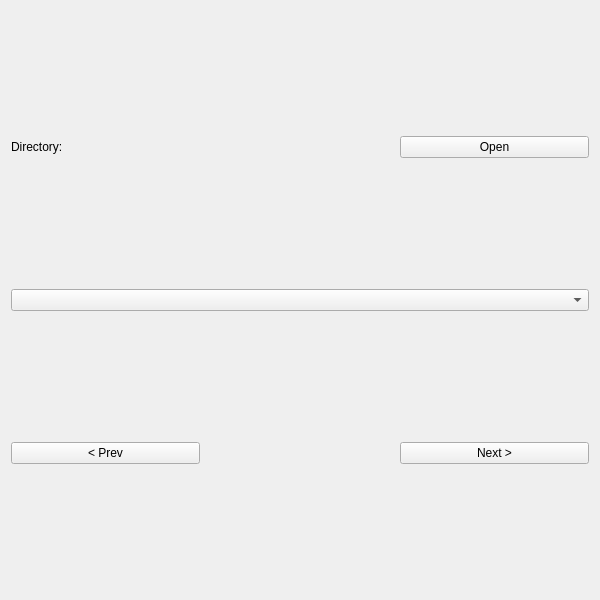
<?xml version="1.0" encoding="UTF-8"?>
<ui version="4.0">
 <class>Patient</class>
 <widget class="QWidget" name="Patient">
  <property name="geometry">
   <rect>
    <x>0</x>
    <y>0</y>
    <width>600</width>
    <height>600</height>
   </rect>
  </property>
  <property name="windowTitle">
   <string>Patient</string>
  </property>
  <property name="windowIcon">
   <iconset>
    <normaloff>../icons/ncc.png</normaloff>../icons/ncc.png</iconset>
  </property>
  <layout class="QGridLayout" name="gridLayout_2">
   <item row="0" column="0" colspan="2">
    <widget class="QLabel" name="labelDir">
     <property name="text">
      <string>Directory: </string>
     </property>
    </widget>
   </item>
   <item row="5" column="0">
    <widget class="QPushButton" name="pushPrev">
     <property name="text">
      <string>&lt; Prev</string>
     </property>
    </widget>
   </item>
   <item row="5" column="2">
    <widget class="QPushButton" name="pushNext">
     <property name="text">
      <string>Next &gt;</string>
     </property>
    </widget>
   </item>
   <item row="2" column="0" colspan="3">
    <widget class="QComboBox" name="comboFiles"/>
   </item>
   <item row="0" column="2">
    <widget class="QPushButton" name="pushOpen">
     <property name="text">
      <string>Open</string>
     </property>
    </widget>
   </item>
   <item row="3" column="0" colspan="3">
    <layout class="QGridLayout" name="gridLayout"/>
   </item>
  </layout>
 </widget>
 <resources/>
 <connections/>
</ui>
